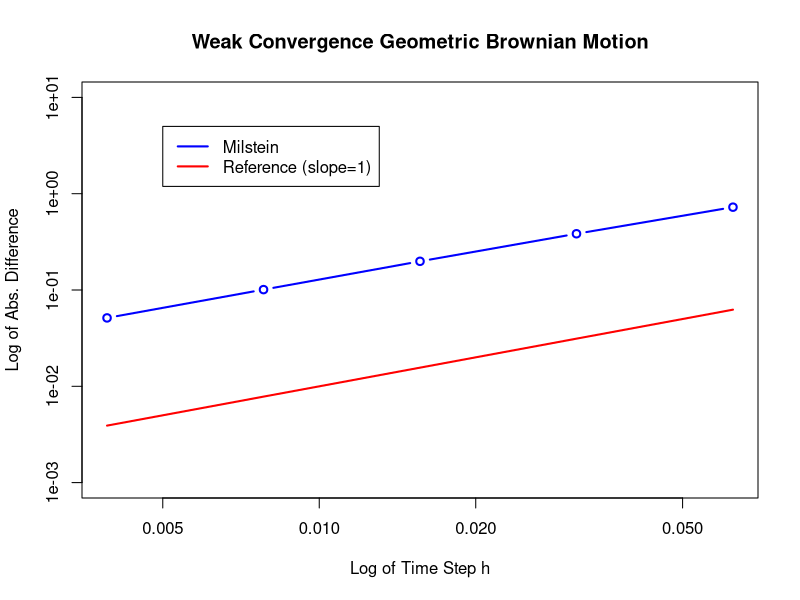

Here is the R script that generated this plot:
lamb  = 2
mu    = 1
Xzero = 1

################## PARTE III #########################
# Fazendo os gráficos do erro das médias (FRACO)
T  = 1
N  = 2**9 # number of discrete time steps
dt = T/N
M  = 2000 # number of repetitions
P  = 5

Xem_at_T   = matrix(rep(0,M*P),ncol=P)
Xtrue_at_T = rep(0,M)

for(s in 1:M)
{
    dW = sqrt(dt)*rnorm(N)
    WT  = sum(dW)
    
    # Analytic solution
    Xtrue = Xzero*exp((lamb-0.5*(mu)**2)*T+mu*WT)
    Xtrue_at_T[s] = Xtrue
    
    # Euler-Maruyama:
    for( p in 1:5 )
    {
        R=2**p
        L=N/R
        Dt=R*dt
        Xem=Xzero
        for( j in 1:floor(L))
        {
            Winc= sum(dW[(R*(j-1)+1):(R*j)])
            Xem = Xem + lamb*Xem*Dt + mu*Xem*Winc + 0.5*(mu^2)*Xem*(Winc^2-Dt)
        }
        Xem_at_T[s,p]=Xem
    }
}

# Tirando a média e calculando a diferença entre médias.
mXerr = abs(mean(Xtrue_at_T) - colMeans(Xem_at_T))

# Fazendo o gráfico do erro
dts = c(dt*2**(1:5))
plot(dts,mXerr,main="Weak Convergence Geometric Brownian Motion",ylab="Log of Abs. Difference",
     xlab="Log of Time Step h",type="b",col="blue",ylim=c(0.001,10),lwd=2,log="xy")
lines(dts,dts,lwd=2,col="red")
legend(0.005, 5, legend=c("Milstein", "Reference (slope=1)"),
       col=c("blue", "red"), lty=1, lwd=2)